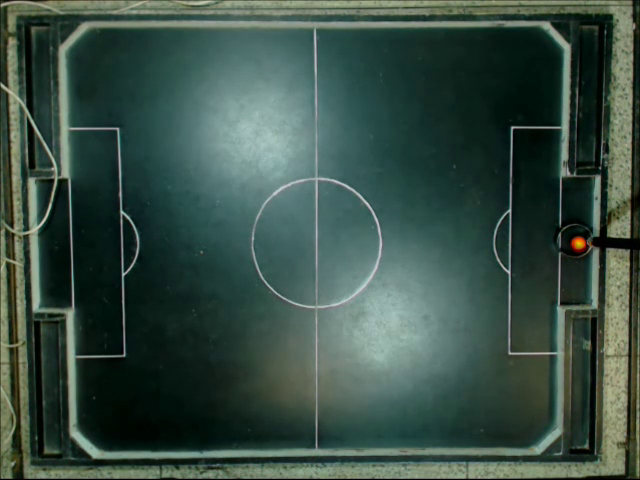
#> input picture frame 54 of projetofinal/video.mp4, 640 x 480 px
$ python projeto.py   (older library calls are emulated)
#> lines starting #> are read from the running program, lines starting #| are printed output that depends on the picture; after the words box and inside, x2 and y2 are one past the last pixel; in counts of white or black regions, pixels touching at a corner belong together
import cv2
import numpy as np
import matplotlib.pyplot as plt
import argparse

cap = cv2.VideoCapture('video.mp4')

#f= open("dados.txt","w+")

# --------------------------------------------------------------------
# ------------------------ FILTRO DE KALMAN --------------------------
# --------------------------------------------------------------------
# taxa de amostragem
dt = 1/30.0

# Vetor de estados
# X = [x, y, vx, vy])
X = np.array([[546], [223], [0], [0]])

# Matriz de transicao
# Xk+1 = PHI*Xk + u
PHI = np.array([[1, 0, dt, 0], [0, 1, 0, dt], [0, 0, 1, 0], [0, 0, 0, 1]])

# Variancia da estimativa
# Inicialmente nula pois a condicao inicial eh conhecida
P = np.array([[0, 0, 0, 0], [0, 0, 0, 0], [0, 0, 0, 0], [0, 0, 0, 0]])

# Variancia do ruido dinamico
Q = np.array([[1.5**2, 0, 0, 0], [0, 1.5**2, 0, 0], [0, 0, 1.5**2, 0], [0, 0, 0, 1.5**2]])*60.0

# Matriz de medicao
H = np.array([[1, 0, 0, 0], [0, 1, 0, 0]])
# Variancia do ruido de medicao
R = np.array([[133**2, 0], [0, 75**2]])*0.05

# Dados filtrados
# 2 colunas = x y
filtr = np.zeros((546, 2), dtype=np.int)

# --------------------------------------------------------------------


# Read until video is completed
while(cap.isOpened()):
  # Capture frame-by-frame
  ret, frame = cap.read()
#> frame is the input picture: shape (480, 640, 3); mean B, G, R 69.1, 78.7, 57.4
  if ret == True:
    #conversao
    hsv = cv2.cvtColor(frame, cv2.COLOR_BGR2HSV)
#> hsv: shape (480, 640, 3); mean H, S, V 73.4, 108, 78.9

    #definicao do range
    lower_color = np.array([0, 93, 126])
    upper_color = np.array([65, 255, 255])

    # Threshold na imagem HSV
    mask = cv2.inRange(hsv, lower_color, upper_color)
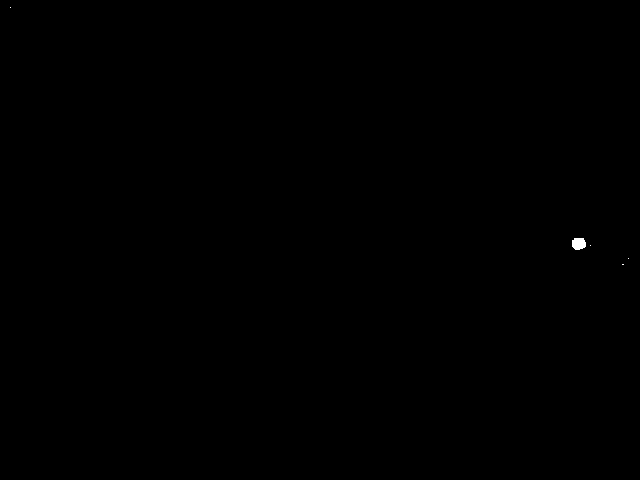
#> mask: shape (480, 640); 0.05% white; 5 white regions (4 under 20 px)

    # Bitwise-AND mask and original image
    res = cv2.bitwise_and(frame,frame, mask=mask)

    # Calcula os contornos para calcular os momentos
    contours, hierarchy = cv2.findContours(mask,cv2.RETR_TREE,cv2.CHAIN_APPROX_SIMPLE)
#> contours = 5 contours, 4 with area under 20; largest, box (x1, y1, x2, y2) and area: (572, 238, 586, 250) 122
    c = max(contours, key = cv2.contourArea)
#> c = contour of 17 points, box (x1, y1, x2, y2) (572, 238, 586, 250), area 122
    M = cv2.moments(c)
#> M = moments, m00 121.5, centre m10/m00, m01/m00 = (578.3, 243.3)

    # calcula as coordenadas do centro da regiao
    if M["m00"] != 0:
      cX = int(M["m10"] / M["m00"])
#> cX = 578
      cY = int(M["m01"] / M["m00"])
#> cY = 243
    else:
      cX, cY = 0.0, 0.0

    # --------------------------------------------------------------------
    # ------------------------ FILTRO DE KALMAN --------------------------
    # --------------------------------------------------------------------
    # Fase de predicao
    X = np.mat(PHI)*np.mat(X)
    P = np.mat(PHI)*np.mat(P)*np.transpose(PHI) + np.mat(Q)

    # Medicao
    Y = np.array([[cX],[cY]]);
#> Y = [578, 243]

    # Fase de correcao
    K = np.mat(P)*np.transpose(H)*np.linalg.inv(np.mat(H)*np.mat(P)*np.transpose(H) + np.mat(R))
    X = np.mat(X) + np.mat(K)*(np.mat(Y)-np.mat(H)*np.mat(X));
#> X = [[550.2], [229.5], [0], [0]]
    P = np.mat(P) - np.mat(K)*np.mat(H)*np.mat(P);

    # --------------------------------------------------------------------

    text = "("+str(cX)+","+str(cY)+")" + " - " + "("+str(int(X[0])).strip('[]')+","+str(int(X[1])).strip('[]')+")"
#> text = '(578,243) - (550,229)'
    cv2.putText(frame, text, (30, 450),cv2.FONT_HERSHEY_SIMPLEX, 0.5, (255, 255, 255), 2)
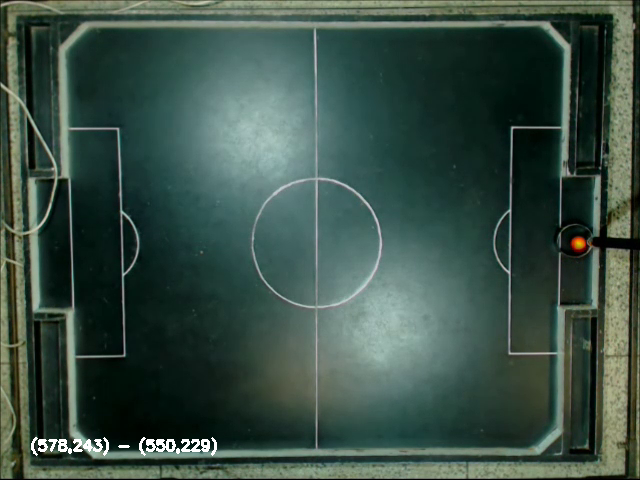
#> frame: shape (480, 640, 3); 0.42% of pixels changed, all inside (x1, y1, x2, y2) = (31, 437, 217, 456)
    cv2.circle(frame, (cX, cY), 4, (255, 0, 0), -1)
#> frame: shape (480, 640, 3); 0.02% of pixels changed, all inside (x1, y1, x2, y2) = (574, 239, 583, 248)

    # display the image

    cv2.imshow('frame',frame)
    cv2.imshow('mask',mask)
    cv2.imshow('res',res)

    #f.write(str(cX)+" "+str(cY)+" "+str(X[0]).strip('[]')+" "+str(X[1]).strip('[]')+"\n")

    # Press Q on keyboard to  exit
    if cv2.waitKey(25) & 0xFF == ord('q'):
#> (key q is pressed here)
      break

  # Break the loop
  else:
    break
#f.close()
# When everything done, release the video capture object
cap.release()

# Closes all the frames
cv2.destroyAllWindows()

$ run again, starting later in the video
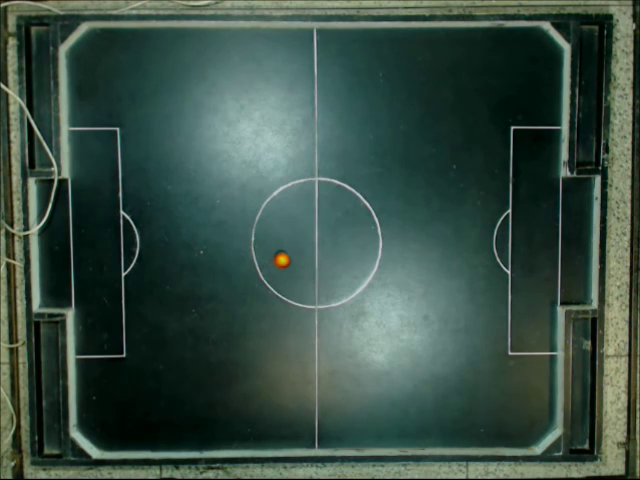
#> input picture frame 245 of projetofinal/video.mp4, 640 x 480 px
#> frame is the input picture: shape (480, 640, 3); mean B, G, R 69.2, 79.2, 57.5
#> hsv: shape (480, 640, 3); mean H, S, V 73.3, 108.8, 79.3
#> mask: shape (480, 640); 0.06% white; 2 white regions (1 under 20 px)
#> contours = 2 contours, 1 with area under 20; largest, box (x1, y1, x2, y2) and area: (274, 254, 290, 268) 148
#> c = contour of 24 points, box (x1, y1, x2, y2) (274, 254, 290, 268), area 148
#> M = moments, m00 147.5, centre m10/m00, m01/m00 = (281.8, 260.5)
#> cX = 281
#> cY = 260
#> Y = [281, 260]
#> X = [[510.9], [235], [0], [0]]
#> text = '(281,260) - (510,235)'
#> `cv2.putText(frame, text, (30, 450),cv2.FONT_HERSHEY_SIMPLEX, 0.5, (255..`:
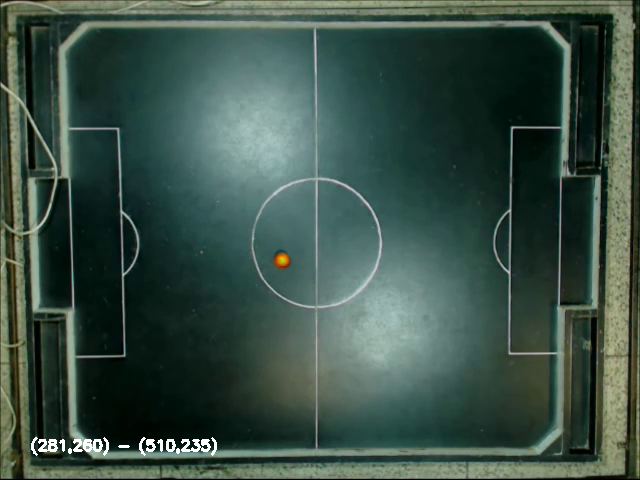
#> frame: shape (480, 640, 3); 0.4% of pixels changed, all inside (x1, y1, x2, y2) = (31, 437, 217, 456)

$ run again, starting later in the video
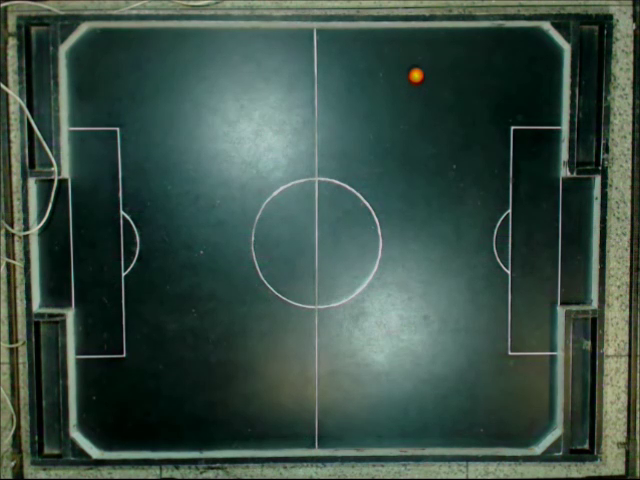
#> input picture frame 436 of projetofinal/video.mp4, 640 x 480 px
#> frame is the input picture: shape (480, 640, 3); mean B, G, R 69.8, 79, 58.2
#> hsv: shape (480, 640, 3); mean H, S, V 73.6, 105.4, 79.3
#> mask: shape (480, 640); 0.05% white; 7 white regions (6 under 20 px)
#> contours = 7 contours, 6 with area under 20; largest, box (x1, y1, x2, y2) and area: (410, 69, 424, 83) 128
#> c = contour of 23 points, box (x1, y1, x2, y2) (410, 69, 424, 83), area 128
#> M = moments, m00 127.5, centre m10/m00, m01/m00 = (416, 75.37)
#> cX = 415
#> cY = 75
#> Y = [415, 75]
#> X = [[528.7], [175], [0], [0]]
#> text = '(415,75) - (528,175)'
#> `cv2.putText(frame, text, (30, 450),cv2.FONT_HERSHEY_SIMPLEX, 0.5, (255..`:
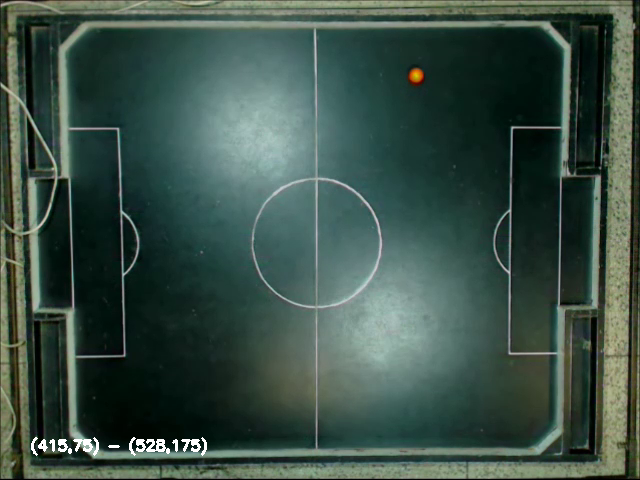
#> frame: shape (480, 640, 3); 0.36% of pixels changed, all inside (x1, y1, x2, y2) = (31, 437, 207, 456)
